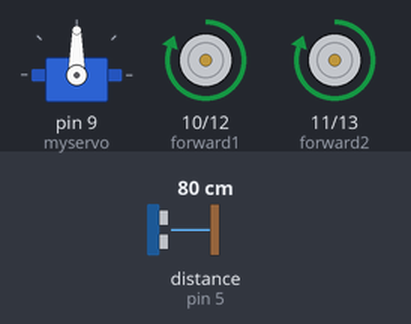
The sketch below on a simulated Arduino Uno, built with avr-gcc and run on an emulated ATmega328P. On the bench: servo, motor-driver pin pairs drawn as motors (green arrow = first pin HIGH = forward, orange = second pin HIGH = backward, longer = more drive). Wiring (inferred from the names in the program): ultrasonic range finder: trigger pin 6; echo pin 5. The inputs (shaded band) are chosen by the test bench; at power-on: distance to the obstacle (sensor on pin 5) 80 cm. The echo pulse lasts 58.3 µs per cm.

Above: at 2.2 s.
2.3 s: distance to the obstacle (sensor on pin 5) set to 18 cm
3.8 s: distance to the obstacle (sensor on pin 5) set to 14 cm
At 4.6 s:
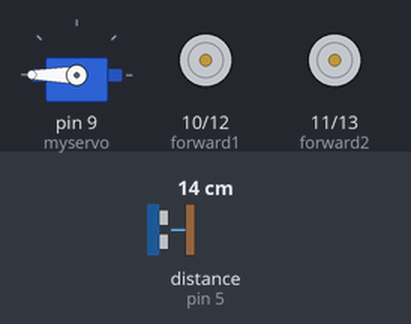
6.8 s: distance to the obstacle (sensor on pin 5) set to 12 cm
9.0 s: distance to the obstacle (sensor on pin 5) set to 9 cm
At 10.6 s:
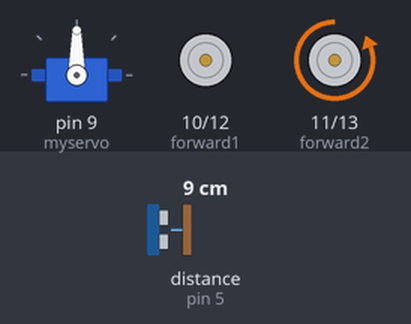
At 11.6 s:
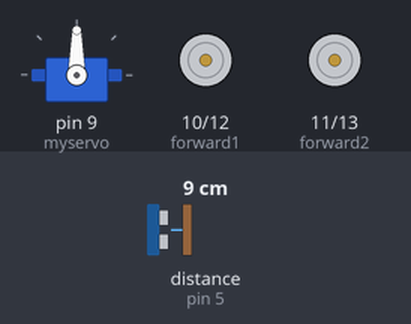
12.0 s: distance to the obstacle (sensor on pin 5) set to 35 cm
15.0 s: distance to the obstacle (sensor on pin 5) set to 2 cm
At 16.3 s:
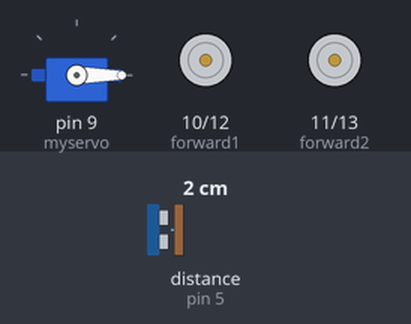
Timing chart, 0 to 19.0 s (numbered marks = the images above; inputs shaded):
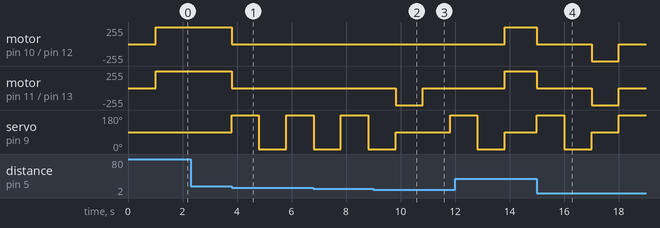

Measured:
- the behaviour switches between 17 and 16 cm on distance to the obstacle (sensor on pin 5) (found by bisection; images 0 and 1)
- the behaviour switches between 11 and 10 cm on distance to the obstacle (sensor on pin 5) (found by bisection; images 1 and 2)
- after the input at 2.3 s, every drawn part: stays the same
- after the input at 3.8 s, motor on pin 10 (forward1) / pin 12 (backward1), motor on pin 11 (forward2) / pin 13 (backward2): forward 255/255 → stopped at once; servo on pin 9 (myservo): 90° → 180° at once, → 0° 1.0 s later, → 180° 1.0 s later
- after the input at 9.0 s, motor on pin 11 (forward2) / pin 13 (backward2): stopped → backward 255/255 after 0.81 s, → stopped 1.0 s later
- after the input at 15.0 s, motor on pin 10 (forward1) / pin 12 (backward1), motor on pin 11 (forward2) / pin 13 (backward2): forward 255/255 → stopped at once, → backward 255/255 2.0 s later, → stopped 1.0 s later; servo on pin 9 (myservo): 90° → 180° at once, → 0° 1.0 s later, → 90° 1.0 s later, → 180° 1.0 s later

The sketch:

robot.ino
```cpp
#include <Servo.h>
Servo myservo;
int pos = 0;

const int trig = 6;   //trigger pin of ultrasonic sensor
const int echo = 5;   //echo pin of ultrasonic sensor

//pins for 2 DC motors
int forward1=10;
int forward2=11;
int backward1=12;
int backward2=13;

int dongcoservo=9;      //pin for servo motor

int maximum = 15;       //maximum distance allowed
int i;
int x=0;
unsigned long time_count; //time
int distance;    //distance
int distance_left,distance_right;  //distance to the left/right

void distance_mes();  //distance measurement
void go_forward();//go forward
void go_left();//go to left
void go_right();//go to right
void go_backward();//go backward
void reset_motor(); //reset the DC motor
void turn_servo_right();//turn the ultrasonic sensor to the right
void turn_servo_left();//turn the ultrasonic sensor to the left

void setup() {
    myservo.attach(9);
    pinMode(trig,OUTPUT);  //trigger pin of ultrasonic sensor is output
    pinMode(echo,INPUT);   //echo pin of ultrasonic sensor is input
    //motor pins are output
    pinMode(forward1,OUTPUT);
    pinMode(forward2,OUTPUT);
    pinMode(backward1,OUTPUT);
    pinMode(backward2,OUTPUT);
    //turn off all DC motors at start
    digitalWrite(forward1,LOW);
    digitalWrite(forward2,LOW);
    digitalWrite(backward1,LOW);
    digitalWrite(backward1,LOW);
   // Serial.begin(9600);
    myservo.write(90);
    delay(1000);


}

void loop()
{
    distance=0;
    distance_mes();
    if(distance>maximum||distance==0) //reset the distance if it exceeds the limit,or at the start
    {
      distance_mes(); //measure the distance
       if(distance>maximum||distance==0) //if distance > limit or at the start, go forward
        {
          go_forward();
        }
    }
    else //if distance<=limit(detected obstacle)
    {
      reset_motor();
      turn_servo_left(); //turn the sensor to the left

      distance_left=distance; //measure left distance

      turn_servo_right(); //turn the sensor to the right
      distance_right=distance; //measure right distance
      if(distance_right<10&&distance_left<10){ //if both distance to the left and right <backward10, go backward
        go_backward();
      }
      else
      {
        if(distance_right>distance_left) //if left distance<right distance, go to left
        {
          go_left();
          delay(1000); //1s
        }
        if(distance_right<distance_left) //if right distance<left distance, go to right
        {
          go_right();
          delay(1000); //1s
        }
      }
    }
  //Serial.println(distance);
}

void go_forward() //go foward
{
        //turn both forward pins of motors on,both DC motor turn in same direction, counter-clock wise
        digitalWrite(forward1,HIGH);
        digitalWrite(forward2,HIGH);
        //delay(2);

}

void go_left()
{
  //
  reset_motor();
  digitalWrite(backward1,HIGH); //backward pin of left motor on, makes left motor turns clockwise, right motor stop
  delay(1000);
  digitalWrite(backward1,LOW); //turn off motor


}

void go_right()
{
  reset_motor();
  digitalWrite(backward2,HIGH);//backward pin of right motor on, makes right motor turns clockwise, left motor stop
  delay(1000);
  digitalWrite(backward2,LOW);//turn off motor

}

void go_backward()
{
  reset_motor();
  for(i=0;i<20;i++)
      //turn on both backward pins
        digitalWrite(backward1,HIGH);
        digitalWrite(backward2,HIGH);
        delay(1000);
    //after going backward for 20,turn both pins down
    digitalWrite(backward1,LOW);
    digitalWrite(backward2,LOW);
}

void reset_motor()  //set all motor pins to low
{
  digitalWrite(forward1,LOW);
  digitalWrite(forward2,LOW);
  digitalWrite(backward1,LOW);
  digitalWrite(backward2,LOW);
}

void distance_mes() //distance measurement
{
    digitalWrite(trig,0);  //turn off trigger at start
    delayMicroseconds(2);  //wait 2ms
    digitalWrite(trig,1);  //turn the trigger on
    delayMicroseconds(10);  //wait 10ms
    digitalWrite(trig,0);   //turn trigger off

    time_count = pulseIn(echo,HIGH); //time when echo pin in HIGH state
    distance = int(time_count/2/29.412); //distance calculation

}

void turn_servo_left()
{
    myservo.write(180);    //turn servo motor to 180 degree position(ultrasonic sensor turn to left)
    delay(1000);          //wait 1 sec
    distance_mes();       //measure the distance
    myservo.write(90);    //turn the motor back to 900 degree position(ultrasonic sensor point forward)
}

void turn_servo_right()
{
    myservo.write(0);        //turn servo motor to 0 degree position(ultrasonic sensor turn to right)
    delay(1000);              //wait 1 sec
    distance_mes();           //measure the distance
    myservo.write(90);       //turn the motor back to 900 degree position(ultrasonic sensor point forward)
}
```
